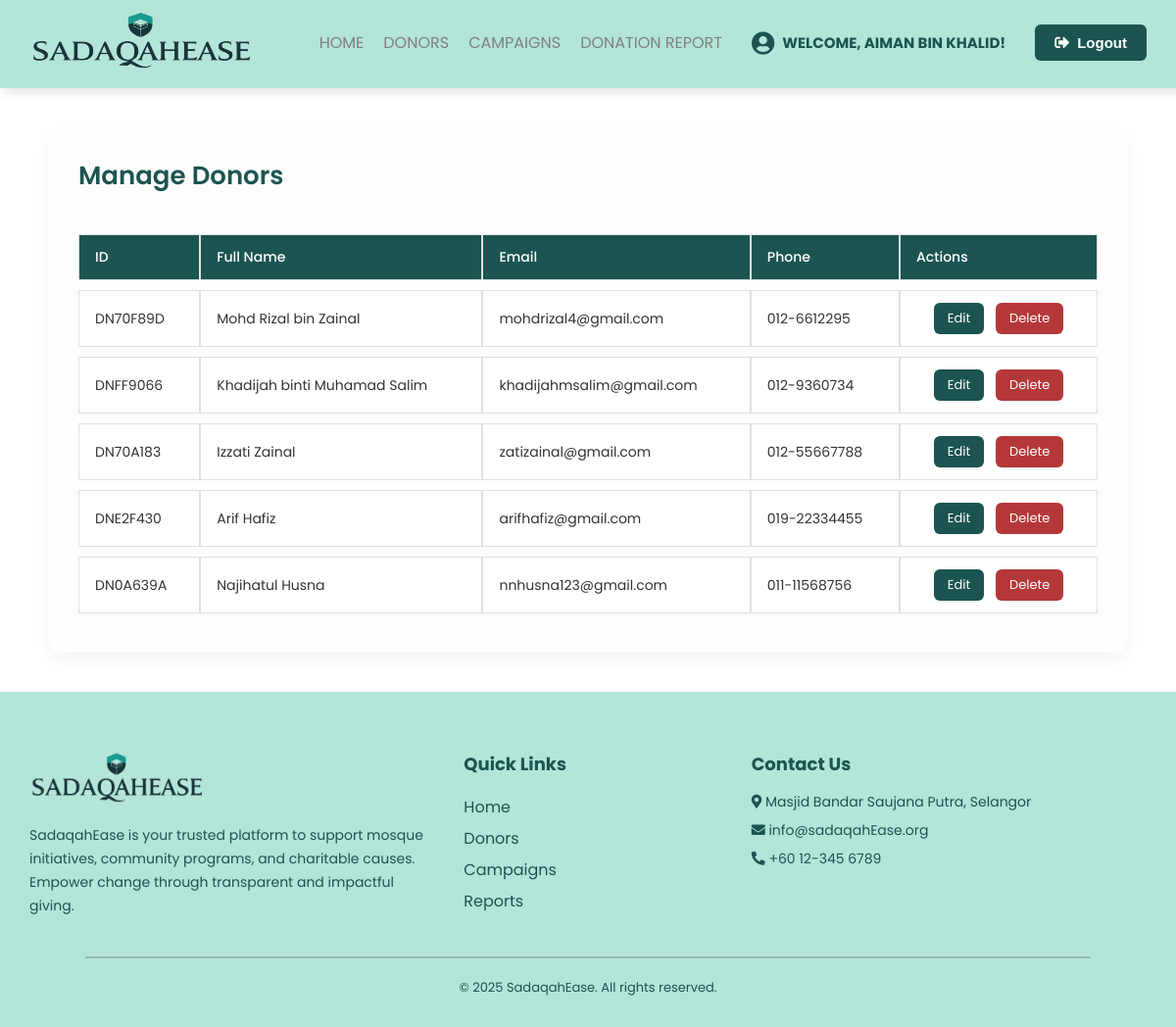
Page /manage-donors/ (signed in) on the committed database.
### SadaqahEase/models.py (models this page shows, shortened)
class Admin(models.Model):
    adminid = models.CharField(max_length=6, primary_key=True)
    name = models.CharField(max_length=100)
    email = models.EmailField()
    password = models.CharField(max_length=100)

class Donor(models.Model):
    donorid = models.CharField(max_length=8, primary_key=True, editable=False)
    fullname = models.CharField(max_length=100)
    phone = models.CharField(max_length=15)
    email = models.EmailField()
    username = models.CharField(max_length=50, unique=True)
    password = models.CharField(max_length=100)
    gender = models.CharField(max_length=10, choices=[('Male', 'Male'), ('Female', 'Female')])
    dob = models.DateField()
    created_at = models.DateTimeField(default=timezone.now)

### SadaqahEase/views.py (the view)
# urls.py: path('manage-donors/', views.manage_donors, name='manage_donors'),
def manage_donors(request):
    admin_id = request.session.get('admin_id')
    if not admin_id:
        return redirect('admin_login')
    admin = get_object_or_404(Admin, adminid=admin_id)
    donors = Donor.objects.all()
    return render(request, 'managedonors.html', {
        'donors': donors,
        'admin': admin,
    })

### SadaqahEase/templates/managedonors.html (shortened to what this page needs)
{% load static %}
<!DOCTYPE html>
<html lang="en">
<head>
  <link rel="stylesheet" href="https://cdnjs.cloudflare.com/ajax/libs/font-awesome/5.14.0/css/all.min.css"/>
</head>
<body>
<header>
  <div class="content flex_space">
    <div class="logo">
      <img src="{% static 'Sadaqahlogo.png' %}" alt="SadaqahEase Logo"/>
    </div>
    <div class="navbar">
      <ul id="menulist">
<li><a href="{% url 'admin_mainpage' %}">Home</a></li>
        <li><a href="{% url 'manage_donors' %}">Donors</a></li>
        <li><a href="{% url 'admin_manage_campaigns' %}">Campaigns</a></li>
        <li><a href="{% url 'report_donation_view' %}">Donation Report</a></li>
        <li>
          <div class="welcome-message">
            <i class="fas fa-user-circle"></i>
            Welcome, {{ admin.name }}!
          </div>
        </li>
        <li>
          <form method="post" action="{% url 'logout' %}">
            <button type="submit" class="primary_btn">
              <i class="fas fa-sign-out-alt"></i> Logout
            </button>
          </form>
        </li>
      </ul>
    </div>
  </div>
</header>
<div class="container">
    <h1>Manage Donors</h1>
    {% if donors %}
      <table class="donor-table">
        <thead>
          <tr>
            <th>ID</th>
            <th>Full Name</th>
            <th>Email</th>
            <th>Phone</th>
            <th>Actions</th>
          </tr>
        </thead>
        <tbody>
          {% for donor in donors %}
            <tr>
              <td>{{ donor.donorid }}</td>
              <td>{{ donor.fullname }}</td>
              <td>{{ donor.email }}</td>
              <td>{{ donor.phone }}</td>
              <td>
                <a href="{% url 'edit_donor' donor.donorid %}" class="action-btn edit-btn">Edit</a>
                <a href="{% url 'delete_donor' donor.donorid %}" class="action-btn delete-btn" onclick="return confirm('Are you sure you want to delete this donor?');">Delete</a>
              </td>
            </tr>
          {% endfor %}
        </tbody>
      </table>
    {% else %}
      <p>No donors found.</p>
    {% endif %}
  </div>
<footer  id="contact-section" style="background: rgb(179, 229, 216); color: #1c5451; padding: 60px 30px 30px;">
  <div style="display: flex; flex-wrap: wrap; justify-content: space-between; align-items: flex-start; gap: 40px; max-width: 1200px; margin: auto;">
    <div style="flex: 1 1 300px;">
      <img src="{% static 'Sadaqahlogo.png' %}" alt="SadaqahEase Logo" style="width: 180px; margin-bottom: 15px;">
      <p style="line-height: 1.7; font-size: 14px; color: #1c5451;">
        SadaqahEase is your trusted platform to support mosque initiatives, community programs, and charitable causes.
        Empower change through transparent and impactful giving.
      </p>
    </div>
    <div style="flex: 1 1 150px;">
      <h3 style="margin-bottom: 15px; font-size: 18px; color: #1c5451;">Quick Links</h3>
      <ul style="list-style: none; padding: 0; line-height: 2;">
        <li><a href="{% url 'admin_mainpage' %}"style="color: #1c5451; text-decoration: none;">Home</a></li>
        <li><a href="{% url 'manage_donors' %}"style="color: #1c5451; text-decoration: none;">Donors</a></li>
        <li><a href="{% url 'admin_manage_campaigns' %}"style="color: #1c5451; text-decoration: none;">Campaigns</a></li>
        <li><a href="{% url 'report_donation_view' %}"style="color: #1c5451; text-decoration: none;">Reports</a></li>
      </ul>
    </div>
    <div style="flex: 1 1 300px;">
      <h3 style="margin-bottom: 15px; font-size: 18px; color: #1c5451;">Contact Us</h3>
      <p style="font-size: 14px; margin-bottom: 8px;"><i class="fas fa-map-marker-alt"></i> Masjid Bandar Saujana Putra, Selangor</p>
      <p style="font-size: 14px; margin-bottom: 8px;"><i class="fas fa-envelope"></i> info@sadaqahEase.org</p>
      <p style="font-size: 14px;"><i class="fas fa-phone-alt"></i> +60 12-345 6789</p>
    </div>
  </div>
  <hr style="margin: 40px auto 20px; border-color: rgba(28, 84, 81, 0.2); width: 90%;">
  <p style="text-align: center; font-size: 13px; color: #1c5451;">&copy; 2025 SadaqahEase. All rights reserved.</p>
</footer>
</body>
</html>

### SadaqahEase/templates/managedonors.html (style rules this page uses)
* { padding: 0; margin: 0; box-sizing: border-box; }
body { font-family: "Poppins", sans-serif; background-color: #fff; }
header a { text-decoration: none; }
li { list-style: none; }
.flex_space { display: flex; justify-content: space-between; align-items: center; }
button { border: none; background: none; transition: 0.5s; cursor: pointer; }
.primary_btn { padding: 10px 20px; background: #1c5451; font-weight: bold; color: white; border-radius: 6px; display: flex; align-items: center; justify-content: center; font-size: 15px; gap: 8px; }
.welcome-message { display: flex; align-items: center; gap: 8px; color: #1c5451; font-weight: bold; font-size: 15px; padding: 10px; }
.welcome-message i { font-size: 24px; transition: transform 0.3s ease, color 0.3s ease; }
header { height: 90px; padding: 0 20px; position: sticky; top: 0; z-index: 1000; background: rgb(179, 229, 216); box-shadow: 5px 5px 10px rgba(0, 0, 0, 0.1); }
header img { padding: 10px; width: 250px; height: 80px; }
header ul { display: flex; align-items: center; }
header ul li { margin: 0 10px; text-transform: uppercase; }
header ul li a { color: grey; transition: 0.3s; }
.container { max-width: 1100px; margin: 40px auto; padding: 30px; background: #fdfdfd; border-radius: 12px; box-shadow: 0 8px 20px rgba(0, 0, 0, 0.05); }
h1 { font-size: 26px; color: #1c5451; margin-bottom: 30px; font-weight: 600; }
.donor-table { width: 100%; border-collapse: separate; border-spacing: 0 10px; }
.donor-table th, .donor-table td { padding: 12px 16px; background: #fff; border: 1px solid #e0e0e0; font-size: 14px; color: #333; }
.donor-table th { background-color: #1c5451; color: white; font-weight: 500; text-align: left; }
.donor-table td:last-child { text-align: center; }
.action-btn { padding: 6px 14px; border-radius: 6px; font-size: 13px; margin: 0 4px; text-decoration: none; color: white; display: inline-block; transition: background-color 0.3s ease; }
.edit-btn { background-color: #1c5451; }
.delete-btn { background-color: #b53838; }

### rows in the picture
Admin: name "AIMAN BIN KHALID"
Donor: donorid "DN70F89D", fullname "Mohd Rizal bin Zainal", email "mohdrizal4@gmail.com", phone "012-6612295"
Donor: donorid "DNFF9066", fullname "Khadijah binti Muhamad Salim", email "khadijahmsalim@gmail.com", phone "012-9360734"
Donor: donorid "DN70A183", fullname "Izzati Zainal", email "zatizainal@gmail.com", phone "012-55667788"
Donor: donorid "DNE2F430", fullname "Arif Hafiz", email "arifhafiz@gmail.com", phone "019-22334455"
Donor: donorid "DN0A639A", fullname "Najihatul Husna", email "nnhusna123@gmail.com", phone "011-11568756"
